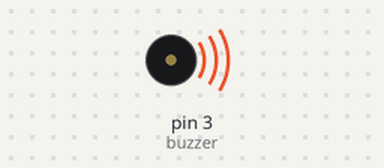
Bench run of a sketch on a simulated Arduino Uno, built with avr-gcc and run on an emulated ATmega328P. On the bench: buzzer (waves = sounding, pin HIGH).

Above: at 0.1 s.
Timing chart, 0 to 3.0 s (numbered marks = the images above):
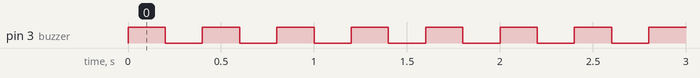

The sketch:

Buzzer.ino
```cpp
const int buzzer = 3;
void setup() {
  // put your setup code here, to run once:
pinMode(buzzer,OUTPUT);
}

void loop() {
  // put your main code here, to run repeatedly:
digitalWrite(buzzer,HIGH);
delay(200);
digitalWrite(buzzer,LOW);
delay(200);
}
```

Measured:
- by itself, pin 3 (buzzer): alternates HIGH for 0.20 s and LOW for 0.20 s
